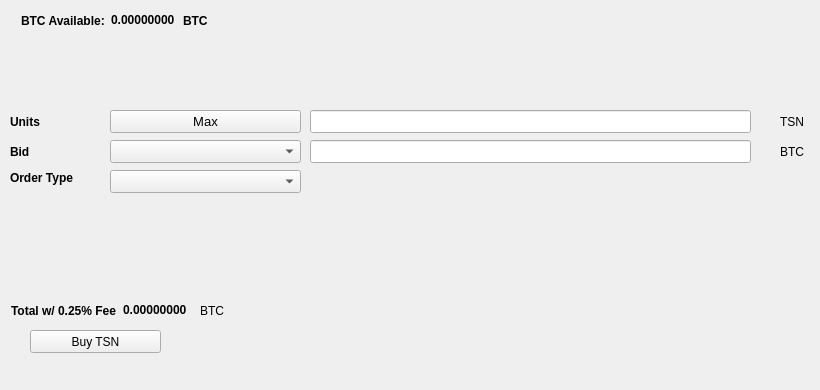
   <widget class="QWidget" name="BuyTab">
    <attribute name="title">
     <string>Buy</string>
    </attribute>
    <widget class="QPushButton" name="BuyTSN">
     <property name="geometry">
      <rect>
       <x>30</x>
       <y>330</y>
       <width>131</width>
       <height>23</height>
      </rect>
     </property>
     <property name="text">
      <string>Buy TSN</string>
     </property>
     <property name="icon">
      <iconset resource="../trustron.qrc">
       <normaloff>:/icons/bitcoin</normaloff>:/icons/bitcoin</iconset>
     </property>
    </widget>
    <widget class="QLabel" name="label_3">
     <property name="geometry">
      <rect>
       <x>10</x>
       <y>110</y>
       <width>46</width>
       <height>23</height>
      </rect>
     </property>
     <property name="font">
      <font>
       <weight>75</weight>
       <bold>true</bold>
      </font>
     </property>
     <property name="text">
      <string>Units</string>
     </property>
    </widget>
    <widget class="QLineEdit" name="UnitsInput">
     <property name="geometry">
      <rect>
       <x>310</x>
       <y>110</y>
       <width>441</width>
       <height>23</height>
      </rect>
     </property>
     <property name="font">
      <font>
       <pointsize>9</pointsize>
       <weight>75</weight>
       <bold>true</bold>
      </font>
     </property>
    </widget>
    <widget class="QLineEdit" name="BuyBidPriceEdit">
     <property name="geometry">
      <rect>
       <x>310</x>
       <y>140</y>
       <width>441</width>
       <height>23</height>
      </rect>
     </property>
     <property name="font">
      <font>
       <pointsize>9</pointsize>
       <weight>75</weight>
       <bold>true</bold>
      </font>
     </property>
    </widget>
    <widget class="QLabel" name="label_4">
     <property name="geometry">
      <rect>
       <x>780</x>
       <y>110</y>
       <width>31</width>
       <height>23</height>
      </rect>
     </property>
     <property name="text">
      <string>TSN</string>
     </property>
    </widget>
    <widget class="QLabel" name="label_5">
     <property name="geometry">
      <rect>
       <x>780</x>
       <y>140</y>
       <width>31</width>
       <height>23</height>
      </rect>
     </property>
     <property name="text">
      <string>BTC</string>
     </property>
    </widget>
    <widget class="QLabel" name="label_6">
     <property name="geometry">
      <rect>
       <x>10</x>
       <y>140</y>
       <width>46</width>
       <height>23</height>
      </rect>
     </property>
     <property name="font">
      <font>
       <weight>75</weight>
       <bold>true</bold>
      </font>
     </property>
     <property name="text">
      <string>Bid</string>
     </property>
    </widget>
    <widget class="QLabel" name="label_7">
     <property name="geometry">
      <rect>
       <x>10</x>
       <y>170</y>
       <width>91</width>
       <height>16</height>
      </rect>
     </property>
     <property name="font">
      <font>
       <weight>75</weight>
       <bold>true</bold>
      </font>
     </property>
     <property name="text">
      <string>Order Type</string>
     </property>
    </widget>
    <widget class="QPushButton" name="Buy_Max_Amount">
     <property name="geometry">
      <rect>
       <x>110</x>
       <y>110</y>
       <width>191</width>
       <height>23</height>
      </rect>
     </property>
     <property name="font">
      <font>
       <pointsize>10</pointsize>
      </font>
     </property>
     <property name="text">
      <string>Max</string>
     </property>
    </widget>
    <widget class="QComboBox" name="BuyBidcomboBox">
     <property name="geometry">
      <rect>
       <x>110</x>
       <y>140</y>
       <width>191</width>
       <height>23</height>
      </rect>
     </property>
     <property name="font">
      <font>
       <pointsize>10</pointsize>
      </font>
     </property>
    </widget>
    <widget class="QComboBox" name="buyOrdertypeCombo">
     <property name="geometry">
      <rect>
       <x>110</x>
       <y>170</y>
       <width>191</width>
       <height>23</height>
      </rect>
     </property>
     <property name="font">
      <font>
       <pointsize>10</pointsize>
      </font>
     </property>
    </widget>
    <widget class="QWidget" name="layoutWidget1">
     <property name="geometry">
      <rect>
       <x>21</x>
       <y>11</y>
       <width>227</width>
       <height>19</height>
      </rect>
     </property>
     <layout class="QHBoxLayout" name="horizontalLayout_3">
      <item>
       <widget class="QLabel" name="label232">
        <property name="font">
         <font>
          <weight>75</weight>
          <bold>true</bold>
         </font>
        </property>
        <property name="text">
         <string>BTC Available:</string>
        </property>
       </widget>
      </item>
      <item>
       <widget class="QLabel" name="BtcAvailableLbl">
        <property name="palette">
         <palette>
          <active>
           <colorrole role="WindowText">
            <brush brushstyle="SolidPattern">
             <color alpha="255">
              <red>0</red>
              <green>0</green>
              <blue>0</blue>
             </color>
            </brush>
           </colorrole>
           <colorrole role="Button">
            <brush brushstyle="SolidPattern">
             <color alpha="255">
              <red>0</red>
              <green>170</green>
              <blue>0</blue>
             </color>
            </brush>
           </colorrole>
           <colorrole role="Light">
            <brush brushstyle="SolidPattern">
             <color alpha="255">
              <red>0</red>
              <green>255</green>
              <blue>0</blue>
             </color>
            </brush>
           </colorrole>
           <colorrole role="Midlight">
            <brush brushstyle="SolidPattern">
             <color alpha="255">
              <red>0</red>
              <green>212</green>
              <blue>0</blue>
             </color>
            </brush>
           </colorrole>
           <colorrole role="Dark">
            <brush brushstyle="SolidPattern">
             <color alpha="255">
              <red>0</red>
              <green>85</green>
              <blue>0</blue>
             </color>
            </brush>
           </colorrole>
           <colorrole role="Mid">
            <brush brushstyle="SolidPattern">
             <color alpha="255">
              <red>0</red>
              <green>113</green>
              <blue>0</blue>
             </color>
            </brush>
           </colorrole>
           <colorrole role="Text">
            <brush brushstyle="SolidPattern">
             <color alpha="255">
              <red>0</red>
              <green>170</green>
              <blue>0</blue>
             </color>
            </brush>
           </colorrole>
           <colorrole role="BrightText">
            <brush brushstyle="SolidPattern">
             <color alpha="255">
              <red>255</red>
              <green>255</green>
              <blue>255</blue>
             </color>
            </brush>
           </colorrole>
           <colorrole role="ButtonText">
            <brush brushstyle="SolidPattern">
             <color alpha="255">
              <red>0</red>
              <green>0</green>
              <blue>0</blue>
             </color>
            </brush>
           </colorrole>
           <colorrole role="Base">
            <brush brushstyle="SolidPattern">
             <color alpha="255">
              <red>255</red>
              <green>255</green>
              <blue>255</blue>
             </color>
            </brush>
           </colorrole>
           <colorrole role="Window">
            <brush brushstyle="SolidPattern">
             <color alpha="255">
              <red>0</red>
              <green>170</green>
              <blue>0</blue>
             </color>
            </brush>
           </colorrole>
           <colorrole role="Shadow">
            <brush brushstyle="SolidPattern">
             <color alpha="255">
              <red>0</red>
              <green>0</green>
              <blue>0</blue>
             </color>
            </brush>
           </colorrole>
           <colorrole role="AlternateBase">
            <brush brushstyle="SolidPattern">
             <color alpha="255">
              <red>127</red>
              <green>212</green>
              <blue>127</blue>
             </color>
            </brush>
           </colorrole>
           <colorrole role="ToolTipBase">
            <brush brushstyle="SolidPattern">
             <color alpha="255">
              <red>255</red>
              <green>255</green>
              <blue>220</blue>
             </color>
            </brush>
           </colorrole>
           <colorrole role="ToolTipText">
            <brush brushstyle="SolidPattern">
             <color alpha="255">
              <red>0</red>
              <green>0</green>
              <blue>0</blue>
             </color>
            </brush>
           </colorrole>
          </active>
          <inactive>
           <colorrole role="WindowText">
            <brush brushstyle="SolidPattern">
             <color alpha="255">
              <red>0</red>
              <green>0</green>
              <blue>0</blue>
             </color>
            </brush>
           </colorrole>
           <colorrole role="Button">
            <brush brushstyle="SolidPattern">
             <color alpha="255">
              <red>0</red>
              <green>170</green>
              <blue>0</blue>
             </color>
            </brush>
           </colorrole>
           <colorrole role="Light">
            <brush brushstyle="SolidPattern">
             <color alpha="255">
              <red>0</red>
              <green>255</green>
              <blue>0</blue>
             </color>
            </brush>
           </colorrole>
           <colorrole role="Midlight">
            <brush brushstyle="SolidPattern">
             <color alpha="255">
              <red>0</red>
              <green>212</green>
              <blue>0</blue>
             </color>
            </brush>
           </colorrole>
           <colorrole role="Dark">
            <brush brushstyle="SolidPattern">
             <color alpha="255">
              <red>0</red>
              <green>85</green>
              <blue>0</blue>
             </color>
            </brush>
           </colorrole>
           <colorrole role="Mid">
            <brush brushstyle="SolidPattern">
             <color alpha="255">
              <red>0</red>
              <green>113</green>
              <blue>0</blue>
             </color>
            </brush>
           </colorrole>
           <colorrole role="Text">
            <brush brushstyle="SolidPattern">
             <color alpha="255">
              <red>0</red>
              <green>170</green>
              <blue>0</blue>
             </color>
            </brush>
           </colorrole>
           <colorrole role="BrightText">
            <brush brushstyle="SolidPattern">
             <color alpha="255">
              <red>255</red>
              <green>255</green>
              <blue>255</blue>
             </color>
            </brush>
           </colorrole>
           <colorrole role="ButtonText">
            <brush brushstyle="SolidPattern">
             <color alpha="255">
              <red>0</red>
              <green>0</green>
              <blue>0</blue>
             </color>
            </brush>
           </colorrole>
           <colorrole role="Base">
            <brush brushstyle="SolidPattern">
             <color alpha="255">
              <red>255</red>
              <green>255</green>
              <blue>255</blue>
             </color>
            </brush>
           </colorrole>
           <colorrole role="Window">
            <brush brushstyle="SolidPattern">
             <color alpha="255">
              <red>0</red>
              <green>170</green>
              <blue>0</blue>
             </color>
            </brush>
           </colorrole>
           <colorrole role="Shadow">
            <brush brushstyle="SolidPattern">
             <color alpha="255">
              <red>0</red>
              <green>0</green>
              <blue>0</blue>
             </color>
            </brush>
           </colorrole>
           <colorrole role="AlternateBase">
            <brush brushstyle="SolidPattern">
             <color alpha="255">
              <red>127</red>
              <green>212</green>
              <blue>127</blue>
             </color>
            </brush>
           </colorrole>
           <colorrole role="ToolTipBase">
            <brush brushstyle="SolidPattern">
             <color alpha="255">
              <red>255</red>
              <green>255</green>
              <blue>220</blue>
             </color>
            </brush>
           </colorrole>
           <colorrole role="ToolTipText">
            <brush brushstyle="SolidPattern">
             <color alpha="255">
              <red>0</red>
              <green>0</green>
              <blue>0</blue>
             </color>
            </brush>
           </colorrole>
          </inactive>
          <disabled>
           <colorrole role="WindowText">
            <brush brushstyle="SolidPattern">
             <color alpha="255">
              <red>0</red>
              <green>85</green>
              <blue>0</blue>
             </color>
            </brush>
           </colorrole>
           <colorrole role="Button">
            <brush brushstyle="SolidPattern">
             <color alpha="255">
              <red>0</red>
              <green>170</green>
              <blue>0</blue>
             </color>
            </brush>
           </colorrole>
           <colorrole role="Light">
            <brush brushstyle="SolidPattern">
             <color alpha="255">
              <red>0</red>
              <green>255</green>
              <blue>0</blue>
             </color>
            </brush>
           </colorrole>
           <colorrole role="Midlight">
            <brush brushstyle="SolidPattern">
             <color alpha="255">
              <red>0</red>
              <green>212</green>
              <blue>0</blue>
             </color>
            </brush>
           </colorrole>
           <colorrole role="Dark">
            <brush brushstyle="SolidPattern">
             <color alpha="255">
              <red>0</red>
              <green>85</green>
              <blue>0</blue>
             </color>
            </brush>
           </colorrole>
           <colorrole role="Mid">
            <brush brushstyle="SolidPattern">
             <color alpha="255">
              <red>0</red>
              <green>113</green>
              <blue>0</blue>
             </color>
            </brush>
           </colorrole>
           <colorrole role="Text">
            <brush brushstyle="SolidPattern">
             <color alpha="255">
              <red>0</red>
              <green>85</green>
              <blue>0</blue>
             </color>
            </brush>
           </colorrole>
           <colorrole role="BrightText">
            <brush brushstyle="SolidPattern">
             <color alpha="255">
              <red>255</red>
              <green>255</green>
              <blue>255</blue>
             </color>
            </brush>
           </colorrole>
           <colorrole role="ButtonText">
            <brush brushstyle="SolidPattern">
             <color alpha="255">
              <red>0</red>
              <green>85</green>
              <blue>0</blue>
             </color>
            </brush>
           </colorrole>
           <colorrole role="Base">
            <brush brushstyle="SolidPattern">
             <color alpha="255">
              <red>0</red>
              <green>170</green>
              <blue>0</blue>
             </color>
            </brush>
           </colorrole>
           <colorrole role="Window">
            <brush brushstyle="SolidPattern">
             <color alpha="255">
              <red>0</red>
              <green>170</green>
              <blue>0</blue>
             </color>
            </brush>
           </colorrole>
           <colorrole role="Shadow">
            <brush brushstyle="SolidPattern">
             <color alpha="255">
              <red>0</red>
              <green>0</green>
              <blue>0</blue>
             </color>
            </brush>
           </colorrole>
           <colorrole role="AlternateBase">
            <brush brushstyle="SolidPattern">
             <color alpha="255">
              <red>0</red>
              <green>170</green>
              <blue>0</blue>
             </color>
            </brush>
           </colorrole>
           <colorrole role="ToolTipBase">
            <brush brushstyle="SolidPattern">
             <color alpha="255">
              <red>255</red>
              <green>255</green>
              <blue>220</blue>
             </color>
            </brush>
           </colorrole>
           <colorrole role="ToolTipText">
            <brush brushstyle="SolidPattern">
             <color alpha="255">
              <red>0</red>
              <green>0</green>
              <blue>0</blue>
             </color>
            </brush>
           </colorrole>
          </disabled>
         </palette>
        </property>
        <property name="font">
         <font>
          <weight>75</weight>
          <bold>true</bold>
         </font>
        </property>
        <property name="text">
         <string>0.00000000</string>
        </property>
        <property name="textInteractionFlags">
         <set>Qt::LinksAccessibleByMouse|Qt::TextSelectableByKeyboard|Qt::TextSelectableByMouse</set>
        </property>
       </widget>
      </item>
      <item>
       <widget class="QLabel" name="BtcAvailableLbl_2">
        <property name="font">
         <font>
          <weight>75</weight>
          <bold>true</bold>
         </font>
        </property>
        <property name="text">
         <string>BTC</string>
        </property>
       </widget>
      </item>
     </layout>
    </widget>
    <widget class="QWidget" name="layoutWidge2">
     <property name="geometry">
      <rect>
       <x>11</x>
       <y>301</y>
       <width>259</width>
       <height>19</height>
      </rect>
     </property>
     <layout class="QHBoxLayout" name="horizontalLayout_4">
      <item>
       <widget class="QLabel" name="label_9">
        <property name="font">
         <font>
          <weight>75</weight>
          <bold>true</bold>
         </font>
        </property>
        <property name="text">
         <string>Total w/ 0.25% Fee</string>
        </property>
       </widget>
      </item>
      <item>
       <widget class="QLabel" name="BuyCostLabel">
        <property name="palette">
         <palette>
          <active>
           <colorrole role="WindowText">
            <brush brushstyle="SolidPattern">
             <color alpha="255">
              <red>0</red>
              <green>0</green>
              <blue>0</blue>
             </color>
            </brush>
           </colorrole>
           <colorrole role="Button">
            <brush brushstyle="SolidPattern">
             <color alpha="255">
              <red>0</red>
              <green>170</green>
              <blue>0</blue>
             </color>
            </brush>
           </colorrole>
           <colorrole role="Light">
            <brush brushstyle="SolidPattern">
             <color alpha="255">
              <red>0</red>
              <green>255</green>
              <blue>0</blue>
             </color>
            </brush>
           </colorrole>
           <colorrole role="Midlight">
            <brush brushstyle="SolidPattern">
             <color alpha="255">
              <red>0</red>
              <green>212</green>
              <blue>0</blue>
             </color>
            </brush>
           </colorrole>
           <colorrole role="Dark">
            <brush brushstyle="SolidPattern">
             <color alpha="255">
              <red>0</red>
              <green>85</green>
              <blue>0</blue>
             </color>
            </brush>
           </colorrole>
           <colorrole role="Mid">
            <brush brushstyle="SolidPattern">
             <color alpha="255">
              <red>0</red>
              <green>113</green>
              <blue>0</blue>
             </color>
            </brush>
           </colorrole>
           <colorrole role="Text">
            <brush brushstyle="SolidPattern">
             <color alpha="255">
              <red>0</red>
              <green>170</green>
              <blue>0</blue>
             </color>
            </brush>
           </colorrole>
           <colorrole role="BrightText">
            <brush brushstyle="SolidPattern">
             <color alpha="255">
              <red>255</red>
              <green>255</green>
              <blue>255</blue>
             </color>
            </brush>
           </colorrole>
           <colorrole role="ButtonText">
            <brush brushstyle="SolidPattern">
             <color alpha="255">
              <red>0</red>
              <green>0</green>
              <blue>0</blue>
             </color>
            </brush>
           </colorrole>
           <colorrole role="Base">
            <brush brushstyle="SolidPattern">
             <color alpha="255">
              <red>255</red>
              <green>255</green>
              <blue>255</blue>
             </color>
            </brush>
           </colorrole>
           <colorrole role="Window">
            <brush brushstyle="SolidPattern">
             <color alpha="255">
              <red>0</red>
              <green>170</green>
              <blue>0</blue>
             </color>
            </brush>
           </colorrole>
           <colorrole role="Shadow">
            <brush brushstyle="SolidPattern">
             <color alpha="255">
              <red>0</red>
              <green>0</green>
              <blue>0</blue>
             </color>
            </brush>
           </colorrole>
           <colorrole role="AlternateBase">
            <brush brushstyle="SolidPattern">
             <color alpha="255">
              <red>127</red>
              <green>212</green>
              <blue>127</blue>
             </color>
            </brush>
           </colorrole>
           <colorrole role="ToolTipBase">
            <brush brushstyle="SolidPattern">
             <color alpha="255">
              <red>255</red>
              <green>255</green>
              <blue>220</blue>
             </color>
            </brush>
           </colorrole>
           <colorrole role="ToolTipText">
            <brush brushstyle="SolidPattern">
             <color alpha="255">
              <red>0</red>
              <green>0</green>
              <blue>0</blue>
             </color>
            </brush>
           </colorrole>
          </active>
          <inactive>
           <colorrole role="WindowText">
            <brush brushstyle="SolidPattern">
             <color alpha="255">
              <red>0</red>
              <green>0</green>
              <blue>0</blue>
             </color>
            </brush>
           </colorrole>
           <colorrole role="Button">
            <brush brushstyle="SolidPattern">
             <color alpha="255">
              <red>0</red>
              <green>170</green>
              <blue>0</blue>
             </color>
            </brush>
           </colorrole>
           <colorrole role="Light">
            <brush brushstyle="SolidPattern">
             <color alpha="255">
              <red>0</red>
              <green>255</green>
              <blue>0</blue>
             </color>
            </brush>
           </colorrole>
           <colorrole role="Midlight">
            <brush brushstyle="SolidPattern">
             <color alpha="255">
              <red>0</red>
              <green>212</green>
              <blue>0</blue>
             </color>
            </brush>
           </colorrole>
           <colorrole role="Dark">
            <brush brushstyle="SolidPattern">
             <color alpha="255">
              <red>0</red>
              <green>85</green>
              <blue>0</blue>
             </color>
            </brush>
           </colorrole>
           <colorrole role="Mid">
            <brush brushstyle="SolidPattern">
             <color alpha="255">
              <red>0</red>
              <green>113</green>
              <blue>0</blue>
             </color>
            </brush>
           </colorrole>
           <colorrole role="Text">
            <brush brushstyle="SolidPattern">
             <color alpha="255">
              <red>0</red>
              <green>170</green>
              <blue>0</blue>
             </color>
            </brush>
           </colorrole>
           <colorrole role="BrightText">
            <brush brushstyle="SolidPattern">
             <color alpha="255">
              <red>255</red>
              <green>255</green>
              <blue>255</blue>
             </color>
            </brush>
           </colorrole>
           <colorrole role="ButtonText">
            <brush brushstyle="SolidPattern">
             <color alpha="255">
              <red>0</red>
              <green>0</green>
              <blue>0</blue>
             </color>
            </brush>
           </colorrole>
           <colorrole role="Base">
            <brush brushstyle="SolidPattern">
             <color alpha="255">
              <red>255</red>
              <green>255</green>
              <blue>255</blue>
             </color>
            </brush>
           </colorrole>
           <colorrole role="Window">
            <brush brushstyle="SolidPattern">
             <color alpha="255">
              <red>0</red>
              <green>170</green>
              <blue>0</blue>
             </color>
            </brush>
           </colorrole>
           <colorrole role="Shadow">
            <brush brushstyle="SolidPattern">
             <color alpha="255">
              <red>0</red>
              <green>0</green>
              <blue>0</blue>
             </color>
            </brush>
           </colorrole>
           <colorrole role="AlternateBase">
            <brush brushstyle="SolidPattern">
             <color alpha="255">
              <red>127</red>
              <green>212</green>
              <blue>127</blue>
             </color>
            </brush>
           </colorrole>
           <colorrole role="ToolTipBase">
            <brush brushstyle="SolidPattern">
             <color alpha="255">
              <red>255</red>
              <green>255</green>
              <blue>220</blue>
             </color>
            </brush>
           </colorrole>
           <colorrole role="ToolTipText">
            <brush brushstyle="SolidPattern">
             <color alpha="255">
              <red>0</red>
              <green>0</green>
              <blue>0</blue>
             </color>
            </brush>
           </colorrole>
          </inactive>
          <disabled>
           <colorrole role="WindowText">
            <brush brushstyle="SolidPattern">
             <color alpha="255">
              <red>0</red>
              <green>85</green>
              <blue>0</blue>
             </color>
            </brush>
           </colorrole>
           <colorrole role="Button">
            <brush brushstyle="SolidPattern">
             <color alpha="255">
              <red>0</red>
              <green>170</green>
              <blue>0</blue>
             </color>
            </brush>
           </colorrole>
           <colorrole role="Light">
            <brush brushstyle="SolidPattern">
             <color alpha="255">
              <red>0</red>
              <green>255</green>
              <blue>0</blue>
             </color>
            </brush>
           </colorrole>
           <colorrole role="Midlight">
            <brush brushstyle="SolidPattern">
             <color alpha="255">
              <red>0</red>
              <green>212</green>
              <blue>0</blue>
             </color>
            </brush>
           </colorrole>
           <colorrole role="Dark">
            <brush brushstyle="SolidPattern">
             <color alpha="255">
              <red>0</red>
              <green>85</green>
              <blue>0</blue>
             </color>
            </brush>
           </colorrole>
           <colorrole role="Mid">
            <brush brushstyle="SolidPattern">
             <color alpha="255">
              <red>0</red>
              <green>113</green>
              <blue>0</blue>
             </color>
            </brush>
           </colorrole>
           <colorrole role="Text">
            <brush brushstyle="SolidPattern">
             <color alpha="255">
              <red>0</red>
              <green>85</green>
              <blue>0</blue>
             </color>
            </brush>
           </colorrole>
           <colorrole role="BrightText">
            <brush brushstyle="SolidPattern">
             <color alpha="255">
              <red>255</red>
              <green>255</green>
              <blue>255</blue>
             </color>
            </brush>
           </colorrole>
           <colorrole role="ButtonText">
            <brush brushstyle="SolidPattern">
             <color alpha="255">
              <red>0</red>
              <green>85</green>
              <blue>0</blue>
             </color>
            </brush>
           </colorrole>
           <colorrole role="Base">
            <brush brushstyle="SolidPattern">
             <color alpha="255">
              <red>0</red>
              <green>170</green>
              <blue>0</blue>
             </color>
            </brush>
           </colorrole>
           <colorrole role="Window">
            <brush brushstyle="SolidPattern">
             <color alpha="255">
              <red>0</red>
              <green>170</green>
              <blue>0</blue>
             </color>
            </brush>
           </colorrole>
           <colorrole role="Shadow">
            <brush brushstyle="SolidPattern">
             <color alpha="255">
              <red>0</red>
              <green>0</green>
              <blue>0</blue>
             </color>
            </brush>
           </colorrole>
           <colorrole role="AlternateBase">
            <brush brushstyle="SolidPattern">
             <color alpha="255">
              <red>0</red>
              <green>170</green>
              <blue>0</blue>
             </color>
            </brush>
           </colorrole>
           <colorrole role="ToolTipBase">
            <brush brushstyle="SolidPattern">
             <color alpha="255">
              <red>255</red>
              <green>255</green>
              <blue>220</blue>
             </color>
            </brush>
           </colorrole>
           <colorrole role="ToolTipText">
            <brush brushstyle="SolidPattern">
             <color alpha="255">
              <red>0</red>
              <green>0</green>
              <blue>0</blue>
             </color>
            </brush>
           </colorrole>
          </disabled>
         </palette>
        </property>
        <property name="font">
         <font>
          <weight>75</weight>
          <bold>true</bold>
         </font>
        </property>
        <property name="autoFillBackground">
         <bool>false</bool>
        </property>
        <property name="text">
         <string>0.00000000</string>
        </property>
        <property name="textInteractionFlags">
         <set>Qt::LinksAccessibleByMouse|Qt::TextSelectableByMouse</set>
        </property>
       </widget>
      </item>
      <item>
       <widget class="QLabel" name="label_10">
        <property name="font">
         <font>
          <weight>50</weight>
          <bold>false</bold>
         </font>
        </property>
        <property name="text">
         <string>BTC</string>
        </property>
       </widget>
      </item>
     </layout>
    </widget>
    <widget class="QLabel" name="label_24">
     <property name="geometry">
      <rect>
       <x>460</x>
       <y>300</y>
       <width>281</width>
       <height>81</height>
      </rect>
     </property>
     <property name="text">
      <string/>
     </property>
     <property name="pixmap">
      <pixmap>:/images/bittrex</pixmap>
     </property>
    </widget>
   </widget>
